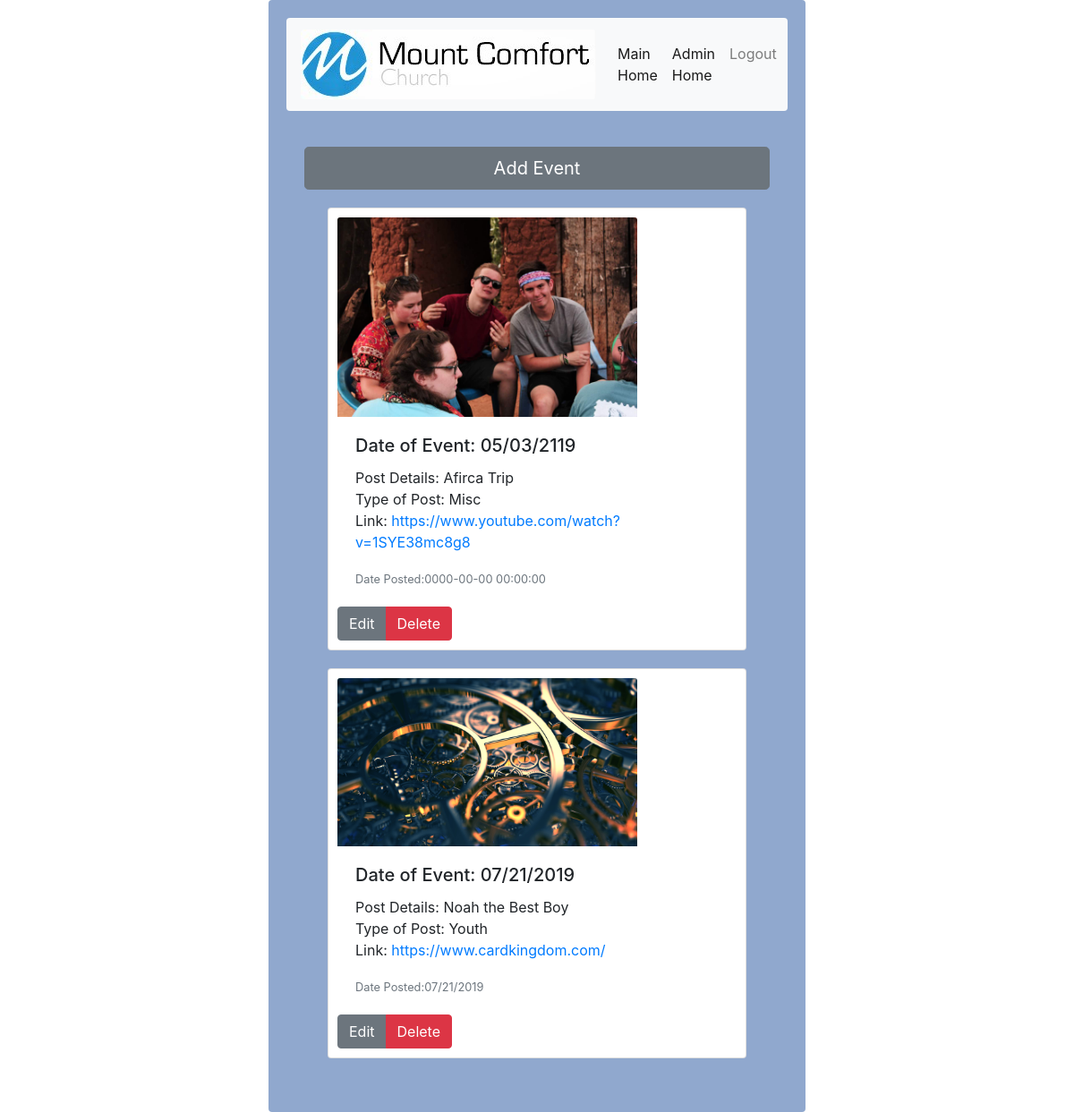
Screenshot of /admin/Events.php (signed in) with the database file from the repository.
### tables this page shows
CREATE TABLE `post` (
  `post_ID` int(11) NOT NULL,
  `type_ID` int(11) NOT NULL,
  `post_info` varchar(255) NOT NULL,
  `image_ID` varchar(255) NOT NULL,
  `link` varchar(255) NOT NULL,
  `date_event` varchar(255) NOT NULL,
  `date_post` varchar(255) NOT NULL
);

CREATE TABLE `post_type` (
  `type_ID` int(11) NOT NULL,
  `typename` varchar(255) NOT NULL
);

### model/post_db.php (called while the page is built, shortened)
<?php
function getallposts(){
    global $connect;
    $sql = "SELECT * FROM post";
    $pdostate = $connect->query($sql);
    $arrayposts = $pdostate->fetchAll();
    return $arrayposts;
}
    ?>
 <?php
function getatype($type_ID){
    global $connect;
    $sql = "SELECT * FROM post_type WHERE type_ID =$type_ID";
    $pdos =$connect->query($sql);
    $typename =$pdos->fetch();
    return $typename['typename'];
}

### model/admin_data.php (called while the page is built, shortened)
<?php
$arrayposts = getallposts();

### admin/view_events.php (the view, shortened to what this page needs)
<div class="container">
<form method="get" action="">
    <button type="submit" class="btn btn-secondary btn-lg btn-block">Add Event</button>
</form>
  <?php foreach( $arrayposts as $posts){
    ?>
    <div class="card mx-auto" style="width: 90%; height: auto; margin:20px; padding:10px">
  <?php
  if($posts['image_ID'] != NULL){
   ?>
   <img src="./images/<?= $posts['image_ID']?>" class="card-img-top" alt="<?= $posts['image_ID']?> Image" style="width:75%; height:auto;">
  <?php
  }
  ?>
    <div class="card-body">
      <h5 class="card-title">Date of Event: <?= $posts['date_event']?></h5>
      <p class="card-text">Post Details: <?= $posts['post_info']?>
      </br> Type of Post:
      <?php
          $typename = getatype($posts['type_ID']);
          echo($typename);
      ?>
      Link: <a href ="<?= $posts['link']?>" target ="_blank"> <?= $posts['link']?></a>
      </p>
      <p class="card-text"><small class="text-muted">Date Posted:<?= $posts['date_post']?></small></p>
    </div>
    <form method="get" action="">
        <div class="btn-group mx-auto " role="group" >
          <button type="submit" class="btn btn-secondary" name="editID" value="<?=$posts['post_ID']?>">Edit</button>
          <button type="sumbit" class="btn btn-danger"  name="delID" value="<?=$posts['post_ID']?>">Delete</button>
        </div>
    </form>
  </div>
 <?php
  }
 ?>
</div>

### admin/views/adminHeader.php (shortened to what this page needs)
<!doctype html>
<html lang="en">
<head>
  <link rel="stylesheet" href="https://stackpath.bootstrapcdn.com/bootstrap/4.2.1/css/bootstrap.min.css">
  <link rel="stylesheet" href="<?=$styles?>">
</head>
<body>
<div  class="container rounded" style="width:50%; height:25%;">
    <nav class="navbar navbar-expand-lg navbar-light bg-light rounded">
      <a class="navbar-brand" href="../index.php">
        <img class="logo rounded" src="../images/logo.jpg" alt=" Mount Comfort Bible Church">
      </a>
      <div class="collapse navbar-collapse" id="navbarSupportedContent">
        <ul class="navbar-nav mr-auto">
          <li class="nav-item active">
            <a class="nav-link" href="../index.php"> Main Home </a>
          </li>
          <li class="nav-item active">
            <a class="nav-link" href="./Events.php"> Admin Home </a>
          </li>
          <?php
          if(isset($_SESSION['adminvalid'])){
            echo "
            <li class='nav-item '>
            <a class='nav-link' href='./adminlogin.php?lo=y'> Logout</a>
          </li>";
          }
          ?>
        </ul>
     </div>
    </nav>

### admin/Events.php (shortened to what this page needs)
<?php
$styles ="../css/styles.css";
include "./views/adminHeader.php";
include "../model/database.php";
include "../model/post_db.php";
include "../model/admin_data.php";
if (isset($editID)){
   $post=getByIDposts($editID);
   include "./edit_events.php";
}elseif(isset($add)){
   include "./add_events.php";
}else{
   include "./view_events.php";
}
 include "./views/adminFooter.php"?>

### admin/views/adminFooter.php (shortened to what this page needs)
  </div>
</body>
</html>

### css/styles.css (style rules this page uses)
.container { background-color: #90a8ce; padding:20px; }
.navbar { margin-bottom: 20px; }

### rows the page displays
post: image_ID (picture), date_event "05/03/2119", post_info "Afirca Trip", type_ID.typename "Misc", link "https://www.youtube.com/watch?v=1SYE38mc8g8", date_post "0000-00-00 00:00:00", $posts['post_ID'] 1 (drawn)
post: image_ID (picture), date_event "07/21/2019", post_info "Noah the Best Boy", type_ID.typename "Youth", link "https://www.cardkingdom.com/", date_post "07/21/2019", $posts['post_ID'] 17 (drawn)
